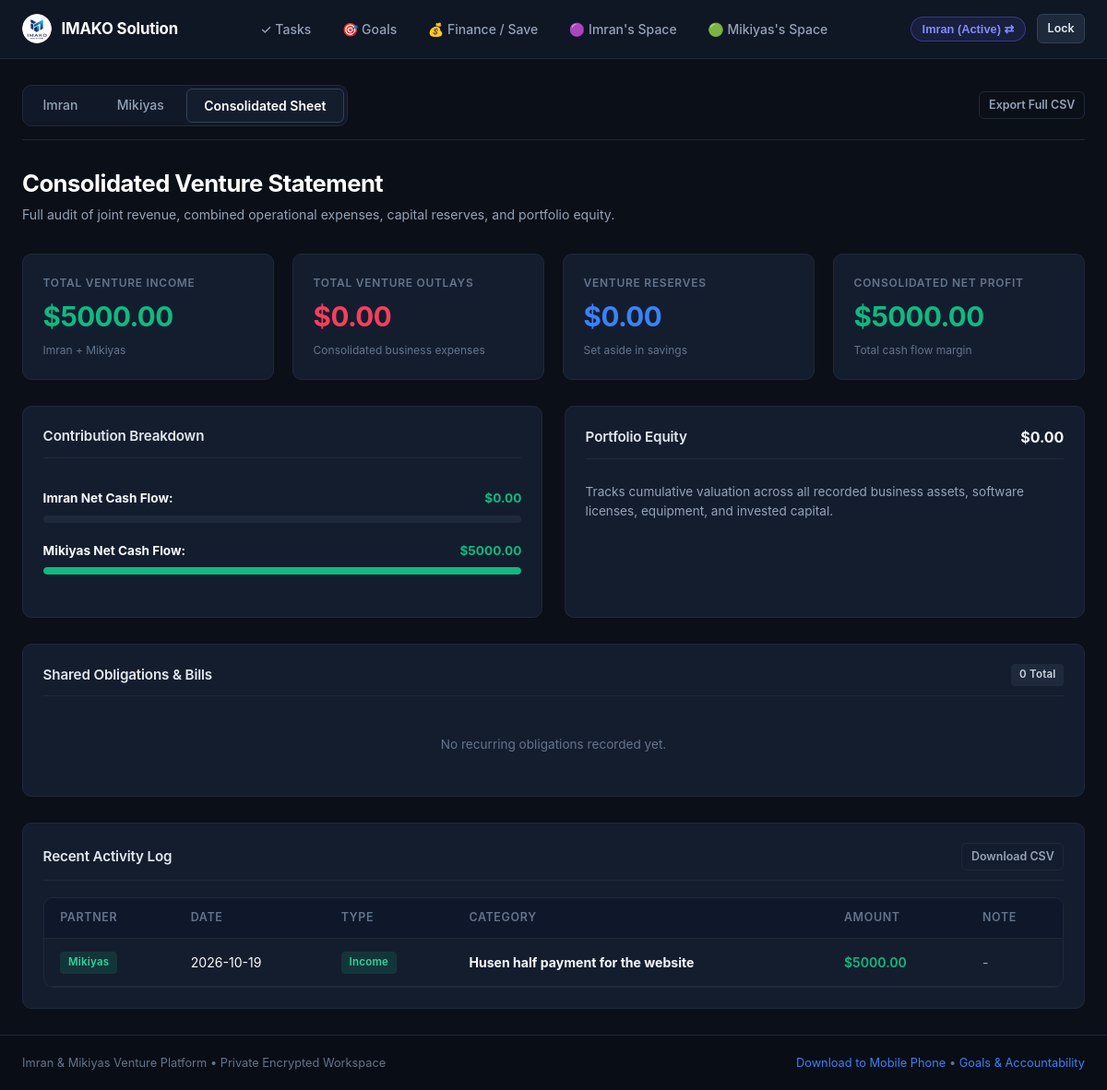
/combined (signed in), run on the app's committed database.
### tables this page shows
CREATE TABLE transactions (
        id INTEGER PRIMARY KEY AUTOINCREMENT,
        user_id TEXT NOT NULL,
        date TEXT NOT NULL,
        type TEXT NOT NULL CHECK(type IN ('Income', 'Expense', 'Savings', 'Investment')),
        category TEXT NOT NULL,
        amount REAL NOT NULL,
        currency TEXT NOT NULL DEFAULT '$',
        note TEXT,
        created_at TIMESTAMP DEFAULT CURRENT_TIMESTAMP,
        FOREIGN KEY (user_id) REFERENCES users (id) ON DELETE CASCADE
    );

### app.py (the view)
@app.route("/combined")
def combined_view():
    conn = get_db_connection()
    cursor = conn.cursor()
    combined_fin = get_user_financial_totals(conn, user_id=None)
    a_fin = get_user_financial_totals(conn, user_id="imran")
    b_fin = get_user_financial_totals(conn, user_id="mikiyas")
    cursor.execute("SELECT * FROM transactions ORDER BY date DESC, id DESC LIMIT 20")
    transactions = cursor.fetchall()
    cursor.execute("SELECT * FROM bills ORDER BY is_paid ASC, due_date ASC")
    bills = cursor.fetchall()
    cursor.execute("SELECT * FROM investments ORDER BY purchase_date DESC")
    investments = cursor.fetchall()
    total_portfolio_val = sum(float(inv["current_value"]) for inv in investments)
    conn.close()
    return render_template(
        "combined.html",
        active_page="combined",
        combined_fin=combined_fin,
        a_fin=a_fin,
        b_fin=b_fin,
        transactions=transactions,
        bills=bills,
        investments=investments,
        total_portfolio_val=total_portfolio_val
    )

### app.py (called while the page is built, shortened)
@app.before_request
def require_authentication_gate():
    if request.endpoint == "static" or request.path.startswith(("/static/", "/public/")):
        return None
    allowed_exact = (
        "/", "/index", "/login", "/login/", "/favicon.ico", "/manifest.json", "/sw.js",
        "/api/index", "/api/index/", "/api/index.py", "/debug"
    )
    if (
        request.path in allowed_exact
        or request.endpoint in ("login", "debug_endpoint", "index", "vercel_entrypoint_dispatcher")
    ):
        return None
    user = session.get("logged_in_user") or request.cookies.get("partner_user")
    if user in ("imran", "mikiyas"):
        if not session.get("logged_in_user"):
            session["logged_in_user"] = user
            session.permanent = True
        return None

@app.context_processor
def inject_globals():
    today_str = date.today().strftime("%Y-%m-%d")
    current_user = None
    logged_id = session.get("logged_in_user")
    conn = get_db_connection()
    check_and_apply_penalties(conn)
    if logged_id:
        cursor = conn.cursor()
        cursor.execute("SELECT * FROM users WHERE id = ?", (logged_id,))
        current_user = cursor.fetchone()
    cursor = conn.cursor()
    cursor.execute("SELECT COUNT(*) FROM penalties WHERE status = 'Pending'")
    total_pending_penalties = cursor.fetchone()[0]
    conn.close()
    return {
        "current_user": current_user,
        "total_pending_penalties": total_pending_penalties,
        "today_str": today_str
    }

### database/db.py (called while the page is built, shortened)
def get_db_connection():
    global _last_db_check
    conn = sqlite3.connect(DB_PATH, factory=SyncedConnection)
    conn.row_factory = sqlite3.Row
    conn.execute("PRAGMA foreign_keys = ON")
    return conn

def check_and_apply_penalties(conn):
    today_str = date.today().strftime("%Y-%m-%d")
    cursor = conn.cursor()
    cursor.execute("""
    SELECT t.id, t.user_id, t.title, t.due_date, u.default_consequence
    FROM tasks t
    JOIN users u ON t.user_id = u.id
    WHERE t.due_date < ? AND t.is_done = 0 AND t.consequence_applied = 0
    """, (today_str,))
    overdue_tasks = cursor.fetchall()
    conn.commit()

    def commit(self):
        super().commit()
        if is_serverless:
            sync_db()

### templates/combined.html (shortened to what this page needs)
{% extends "base.html" %}
{% block content %}
<div class="partner-tabs">
  <div class="tab-group">
    <a href="{{ url_for('money_view', partner_id='imran') }}" class="tab-btn">Imran</a>
    <a href="{{ url_for('money_view', partner_id='mikiyas') }}" class="tab-btn">Mikiyas</a>
    <a href="{{ url_for('combined_view') }}" class="tab-btn active">Consolidated Sheet</a>
  </div>
  <div>
    <a href="{{ url_for('export_csv', user_id='combined') }}" class="btn btn-outline btn-sm">
      Export Full CSV
    </a>
  </div>
</div>
<div style="margin-bottom: 2rem;">
  <h1 style="font-size: 1.6rem; font-weight: 700;">Consolidated Venture Statement</h1>
  <p style="color: var(--text-muted); font-size: 0.88rem; margin-top: 0.25rem;">
    Full audit of joint revenue, combined operational expenses, capital reserves, and portfolio equity.
  </p>
</div>
<div class="grid-4">
  <div class="card">
    <div class="stat-label">Total Venture Income</div>
    <div class="stat-value green">${{ "%.2f"|format(combined_fin.income) }}</div>
    <div style="font-size:0.75rem; color:var(--text-subtle); margin-top:0.35rem;">Imran + Mikiyas</div>
  </div>
  <div class="card">
    <div class="stat-label">Total Venture Outlays</div>
    <div class="stat-value red">${{ "%.2f"|format(combined_fin.expense) }}</div>
    <div style="font-size:0.75rem; color:var(--text-subtle); margin-top:0.35rem;">Consolidated business expenses</div>
  </div>
  <div class="card">
    <div class="stat-label">Venture Reserves</div>
    <div class="stat-value blue">${{ "%.2f"|format(combined_fin.savings) }}</div>
    <div style="font-size:0.75rem; color:var(--text-subtle); margin-top:0.35rem;">Set aside in savings</div>
  </div>
  <div class="card">
    <div class="stat-label">Consolidated Net Profit</div>
    <div class="stat-value {% if combined_fin.net >= 0 %}green{% else %}red{% endif %}">
      ${{ "%.2f"|format(combined_fin.net) }}
    </div>
    <div style="font-size:0.75rem; color:var(--text-subtle); margin-top:0.35rem;">Total cash flow margin</div>
  </div>
</div>
<div class="grid-2">
  <div class="card">
    <div class="card-header">
      <div class="card-title">Contribution Breakdown</div>
    </div>
    <div style="padding:1rem 0;">
      <div style="margin-bottom:1.25rem;">
        <div style="display:flex; justify-content:space-between; margin-bottom:0.35rem; font-size:0.85rem;">
          <span><strong>Imran Net Cash Flow:</strong></span>
          <strong style="color:{% if a_fin.net >= 0 %}var(--accent-emerald){% else %}var(--accent-rose){% endif %};">${{ "%.2f"|format(a_fin.net) }}</strong>
        </div>
        <div class="progress-container">
          {% set a_share = (a_fin.income / combined_fin.income * 100) if combined_fin.income > 0 else 50 %}
        </div>
      </div>
      <div>
        <div style="display:flex; justify-content:space-between; margin-bottom:0.35rem; font-size:0.85rem;">
          <span><strong>Mikiyas Net Cash Flow:</strong></span>
          <strong style="color:{% if b_fin.net >= 0 %}var(--accent-emerald){% else %}var(--accent-rose){% endif %};">${{ "%.2f"|format(b_fin.net) }}</strong>
        </div>
        <div class="progress-container">
          {% set b_share = (b_fin.income / combined_fin.income * 100) if combined_fin.income > 0 else 50 %}
          <div class="progress-bar" style="width: {{ b_share }}%; background: var(--accent-emerald);"></div>
        </div>
      </div>
    </div>
  </div>
  <div class="card">
    <div class="card-header">
      <div class="card-title">Portfolio Equity</div>
      <div><strong>${{ "%.2f"|format(total_portfolio_val) }}</strong></div>
    </div>
    <p style="font-size:0.85rem; color:var(--text-muted); line-height:1.5; padding:0.5rem 0;">
      Tracks cumulative valuation across all recorded business assets, software licenses, equipment, and invested capital.
    </p>
  </div>
</div>
<div class="card" style="margin-bottom:1.75rem;">
  <div class="card-header">
    <div class="card-title">Shared Obligations &amp; Bills</div>
    <span class="badge" style="background:#1e293b; color:#cbd5e1;">{{ bills|length }} Total</span>
  </div>
  {% if bills %}
    <div class="table-responsive">
      <table>
        <thead>
          <tr>
            <th>Partner</th>
            <th>Status</th>
            <th>Name</th>
            <th>Amount</th>
            <th>Due Date</th>
            <th>Interval</th>
          </tr>
        </thead>
        <tbody>
          {% for bill in bills %}
            {% set is_overdue = (not bill.is_paid and bill.due_date < today_str) %}
            <tr class="{% if is_overdue %}overdue-row{% endif %}">
              <td>
                {% if bill.user_id == 'imran' %}
                  <span class="badge" style="background:rgba(99,102,241,0.15); color:#818cf8;">Imran</span>
                {% else %}
                  <span class="badge" style="background:rgba(16,185,129,0.15); color:#34d399;">Mikiyas</span>
                {% endif %}
              </td>
              <td>
                {% if bill.is_paid %}
                  <span class="badge badge-paid">Paid</span>
                {% elif is_overdue %}
                  <span class="badge badge-overdue">Overdue</span>
                {% else %}
                  <span class="badge badge-unpaid">Pending</span>
                {% endif %}
              </td>
              <td><strong>{{ bill.name }}</strong></td>
              <td style="color:var(--accent-rose); font-weight:600;">${{ "%.2f"|format(bill.amount) }}</td>
              <td>{{ bill.due_date }}</td>
              <td>{{ bill.recurring_interval }}</td>
            </tr>
          {% endfor %}
        </tbody>
      </table>
    </div>
  {% else %}
    <div style="padding:1.5rem 0; text-align:center; color:var(--text-subtle); font-size:0.85rem;">
      No recurring obligations recorded yet.
    </div>
  {% endif %}
</div>
<div class="card">
  <div class="card-header">
    <div class="card-title">Recent Activity Log</div>
    <a href="{{ url_for('export_csv', user_id='combined') }}" class="btn btn-outline btn-sm">Download CSV</a>
  </div>
  {% if transactions %}
    <div class="table-responsive">
      <table>
        <thead>
          <tr>
            <th>Partner</th>
            <th>Date</th>
            <th>Type</th>
            <th>Category</th>
            <th>Amount</th>
            <th>Note</th>
          </tr>
        </thead>
        <tbody>
          {% for txn in transactions %}
            <tr>
              <td>
                {% if txn.user_id == 'imran' %}
                  <span class="badge" style="background:rgba(99,102,241,0.15); color:#818cf8;">Imran</span>
                {% else %}
                  <span class="badge" style="background:rgba(16,185,129,0.15); color:#34d399;">Mikiyas</span>
                {% endif %}
              </td>
              <td>{{ txn.date }}</td>
              <td>
                {% if txn.type == 'Income' %}
                  <span class="badge badge-income">Income</span>
                {% elif txn.type == 'Expense' %}
                  <span class="badge badge-expense">Expense</span>
                {% elif txn.type == 'Savings' %}
                  <span class="badge badge-savings">Savings</span>
                {% else %}
                  <span class="badge badge-investment">Investment</span>
                {% endif %}
              </td>
              <td><strong>{{ txn.category }}</strong></td>
              <td style="font-weight:600; color:{% if txn.type == 'Income' %}var(--accent-emerald){% elif txn.type == 'Expense' %}var(--accent-rose){% else %}var(--accent-blue){% endif %};">
                ${{ "%.2f"|format(txn.amount) }}
              </td>
              <td style="color:var(--text-muted);">{{ txn.note or '-' }}</td>
            </tr>
          {% endfor %}
        </tbody>
      </table>
    </div>
  {% else %}
    <div style="padding:2rem 0; text-align:center; color:var(--text-subtle); font-size:0.85rem;">
      No entries logged in the system yet.
    </div>
  {% endif %}
</div>
{% endblock %}

### static/css/style.css (style rules this page uses)
:root { --bg-primary: #0b0f17; --bg-secondary: #111827; --bg-card: #141d2e; --bg-card-hover: #1a253a; --border-color: #1e293b; --border-focus: #3b82f6; --text-main: #f8fafc; --text-muted: #94a3b8; --text-subtle: #64748b; --accent-indigo: #6366f1; --accent-blue: #3b82f6; --accent-emerald: #10b981; --accent-rose: #f43f5e; --accent-amber: #f59e0b; --font-family: -apple-system, BlinkMacSystemFont, "Segoe UI", Roboto, "Helvetica Neue", Arial, sans-serif; --radius-sm: 6px; --radius-md: 10px; --radius-lg: 14px; }
* { box-sizing: border-box; margin: 0; padding: 0; }
body { font-family: var(--font-family); background-color: var(--bg-primary); color: var(--text-main); line-height: 1.5; min-height: 100vh; display: flex; flex-direction: column; }
h1, h2, h3, h4, h5 { font-weight: 700; letter-spacing: -0.02em; color: #ffffff; }
a { color: var(--accent-blue); text-decoration: none; transition: color 0.15s ease; }
.partner-tabs { display: flex; align-items: center; justify-content: space-between; flex-wrap: wrap; gap: 1rem; margin-bottom: 1.75rem; padding-bottom: 0.85rem; border-bottom: 1px solid var(--border-color); }
.tab-group { display: flex; gap: 0.35rem; background: var(--bg-secondary); padding: 3px; border-radius: var(--radius-md); border: 1px solid var(--border-color); }
.tab-btn { padding: 0.45rem 1.15rem; font-size: 0.875rem; font-weight: 500; border-radius: var(--radius-sm); border: none; background: transparent; color: var(--text-muted); cursor: pointer; text-decoration: none; transition: all 0.15s ease; }
.tab-btn.active { background: var(--bg-card); color: #ffffff; font-weight: 600; border: 1px solid #334155; }
.grid-4 { display: grid; grid-template-columns: repeat(auto-fit, minmax(220px, 1fr)); gap: 1.25rem; margin-bottom: 1.75rem; }
.grid-2 { display: grid; grid-template-columns: repeat(auto-fit, minmax(340px, 1fr)); gap: 1.5rem; margin-bottom: 1.75rem; }
.card { background: var(--bg-card); border: 1px solid var(--border-color); border-radius: var(--radius-md); padding: 1.35rem; transition: border-color 0.2s ease; }
.card-header { display: flex; align-items: center; justify-content: space-between; margin-bottom: 1.1rem; padding-bottom: 0.65rem; border-bottom: 1px solid var(--border-color); }
.card-title { font-size: 0.95rem; font-weight: 600; color: #e2e8f0; letter-spacing: -0.01em; }
.stat-label { font-size: 0.75rem; font-weight: 600; text-transform: uppercase; letter-spacing: 0.06em; color: var(--text-subtle); margin-bottom: 0.35rem; }
.stat-value { font-size: 1.85rem; font-weight: 700; letter-spacing: -0.02em; }
.stat-value.green { color: var(--accent-emerald); }
.stat-value.red { color: var(--accent-rose); }
.stat-value.blue { color: var(--accent-blue); }
.progress-container { width: 100%; background: #1e293b; border-radius: 9999px; height: 8px; overflow: hidden; margin: 0.5rem 0; }
.progress-bar { height: 100%; background: var(--accent-indigo); border-radius: 9999px; transition: width 0.4s ease; }
.table-responsive { overflow-x: auto; border-radius: var(--radius-md); border: 1px solid var(--border-color); background: var(--bg-card); }
table { width: 100%; border-collapse: collapse; text-align: left; font-size: 0.88rem; }
th { background: #0f172a; padding: 0.75rem 1.1rem; font-weight: 600; font-size: 0.78rem; text-transform: uppercase; letter-spacing: 0.05em; color: var(--text-subtle); border-bottom: 1px solid var(--border-color); }
td { padding: 0.85rem 1.1rem; border-bottom: 1px solid var(--border-color); color: var(--text-main); }
.badge { display: inline-block; padding: 0.2rem 0.55rem; border-radius: 4px; font-size: 0.72rem; font-weight: 600; letter-spacing: 0.02em; }
.badge-income { background: rgba(16, 185, 129, 0.15); color: #34d399; }
.btn { display: inline-flex; align-items: center; justify-content: center; gap: 0.4rem; padding: 0.48rem 0.95rem; font-size: 0.85rem; font-weight: 600; border-radius: var(--radius-sm); border: 1px solid transparent; cursor: pointer; transition: all 0.15s ease; text-decoration: none; }
.btn-outline { background: transparent; border-color: var(--border-color); color: var(--text-muted); }
.btn-sm { padding: 0.28rem 0.6rem; font-size: 0.78rem; }

### data on the page
transactions: shows "Mikiyas", date "2026-10-19", type "Income", category "Husen half payment for the website", amount "5000.00", note "-"

### other printed values
{{ "%.2f"|format(combined_fin.income) }} "5000.00"
{{ "%.2f"|format(combined_fin.expense) }} "0.00"
{{ "%.2f"|format(combined_fin.savings) }} "0.00"
{{ "%.2f"|format(combined_fin.net) }} "5000.00"
{{ "%.2f"|format(a_fin.net) }} "0.00"
{{ "%.2f"|format(b_fin.net) }} "5000.00"
{{ "%.2f"|format(total_portfolio_val) }} "0.00"
{{ bills|length }} "0"
